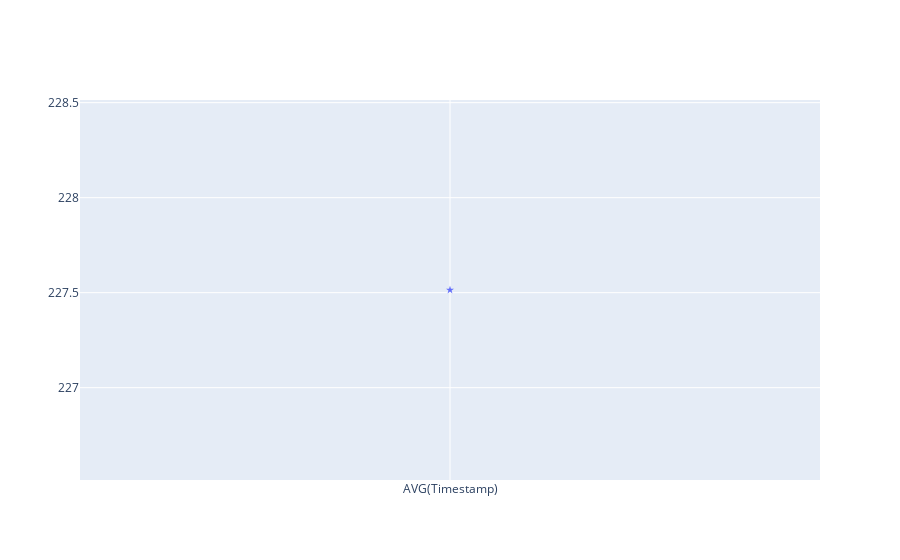

The notebook cell this image was saved under:
### Code cell
import plotly.graph_objects as go
import pandas as pd

df = pd.DataFrame(dict(
    GOV_PLATFORM=['AVG(Timestamp)'],
    value=[227.51399999999998]
))

fig = go.Figure()
fig.add_trace(go.Scatter(
    mode="markers+lines", x=df['GOV_PLATFORM'], y=df["value"],
    marker_symbol="star"
))

### Figure 1 — Plotly figure (JSON) as saved in the notebook; plotly's stock layout.template omitted (floating-point values rounded to 4 significant figures)
{"data": [{"marker": {"symbol": "star"}, "mode": "markers+lines", "type": "scatter", "x": ["AVG(Timestamp)"], "y": [227.5]}], "layout": {}}
